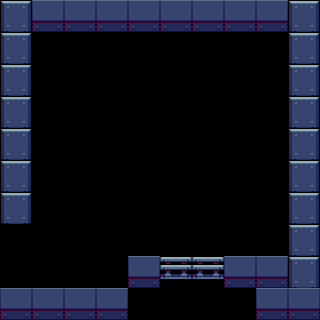

Tiled map render using the project's own tile images. Description and the whole map definition, tile-layer contents included, below:
An orthogonal 10x10 tile map with 32x32 px tiles, 1 tile layer (Tile Layer 1) and 2 objects (2x door).

<map version="1.10" tiledversion="1.11.2" orientation="orthogonal" renderorder="right-down" width="10" height="10" tilewidth="32" tileheight="32" infinite="0" nextlayerid="3" nextobjectid="3">
 <editorsettings>
  <export target="level3.json" format="json" />
 </editorsettings>
 <tileset firstgid="1" name="fulltile" tilewidth="32" tileheight="32" tilecount="225" columns="15">
  <image source="../assets/fulltile.png" width="490" height="503" />
 </tileset>
 <layer id="1" name="Tile Layer 1" width="10" height="10">
  <data encoding="csv">
64,5,5,5,5,5,5,5,5,64,
64,0,0,0,0,0,0,0,0,64,
64,0,0,0,0,0,0,0,0,64,
64,0,0,0,0,0,0,0,0,64,
64,0,0,0,0,0,0,0,0,64,
64,0,0,0,0,0,0,0,0,64,
64,0,0,0,0,0,0,0,0,64,
0,0,0,0,0,0,0,0,0,64,
0,0,0,0,5,18,18,5,5,64,
5,5,5,5,0,0,0,0,5,5
</data>
 </layer>
 <objectgroup id="2" name="spawns">
  <object id="1" type="door" x="0" y="256">
   <properties>
    <property name="spawn_x" type="float" value="18" />
    <property name="spawn_y" type="float" value="4" />
    <property name="target" value="../map/level2.json" />
   </properties>
  </object>
  <object id="2" type="door" x="192" y="320">
   <properties>
    <property name="spawn_x" type="float" value="20" />
    <property name="spawn_y" type="float" value="1" />
    <property name="target" value="../map/level4.json" />
   </properties>
  </object>
 </objectgroup>
</map>